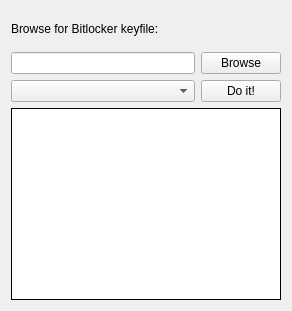
<?xml version="1.0" encoding="UTF-8"?>
<ui version="4.0">
 <class>MainWindow</class>
 <widget class="QMainWindow" name="MainWindow">
  <property name="enabled">
   <bool>true</bool>
  </property>
  <property name="geometry">
   <rect>
    <x>0</x>
    <y>0</y>
    <width>292</width>
    <height>311</height>
   </rect>
  </property>
  <property name="minimumSize">
   <size>
    <width>292</width>
    <height>311</height>
   </size>
  </property>
  <property name="maximumSize">
   <size>
    <width>292</width>
    <height>311</height>
   </size>
  </property>
  <property name="windowTitle">
   <string notr="true">Bitlocker-GUI-WinPE</string>
  </property>
  <property name="toolTip">
   <string notr="true"/>
  </property>
  <property name="statusTip">
   <string notr="true"/>
  </property>
  <property name="whatsThis">
   <string notr="true"/>
  </property>
  <property name="accessibleName">
   <string notr="true"/>
  </property>
  <property name="accessibleDescription">
   <string notr="true"/>
  </property>
  <property name="windowFilePath">
   <string notr="true"/>
  </property>
  <widget class="QWidget" name="centralWidget">
   <property name="sizePolicy">
    <sizepolicy hsizetype="Preferred" vsizetype="Maximum">
     <horstretch>0</horstretch>
     <verstretch>0</verstretch>
    </sizepolicy>
   </property>
   <layout class="QGridLayout" name="gridLayout_2">
    <item row="0" column="0" colspan="2">
     <widget class="QLabel" name="label">
      <property name="text">
       <string>Browse for Bitlocker keyfile:</string>
      </property>
     </widget>
    </item>
    <item row="1" column="0">
     <widget class="QLineEdit" name="lineEdit">
      <property name="readOnly">
       <bool>false</bool>
      </property>
      <property name="placeholderText">
       <string/>
      </property>
     </widget>
    </item>
    <item row="1" column="1">
     <widget class="QPushButton" name="pushButton">
      <property name="sizePolicy">
       <sizepolicy hsizetype="Fixed" vsizetype="Fixed">
        <horstretch>0</horstretch>
        <verstretch>0</verstretch>
       </sizepolicy>
      </property>
      <property name="text">
       <string>Browse</string>
      </property>
     </widget>
    </item>
    <item row="3" column="0">
     <widget class="QComboBox" name="comboBox"/>
    </item>
    <item row="4" column="0" colspan="2">
     <widget class="QTextBrowser" name="textBrowser">
      <property name="sizePolicy">
       <sizepolicy hsizetype="Expanding" vsizetype="Maximum">
        <horstretch>0</horstretch>
        <verstretch>0</verstretch>
       </sizepolicy>
      </property>
      <property name="autoFillBackground">
       <bool>true</bool>
      </property>
      <property name="frameShape">
       <enum>QFrame::Panel</enum>
      </property>
      <property name="frameShadow">
       <enum>QFrame::Plain</enum>
      </property>
      <property name="midLineWidth">
       <number>1</number>
      </property>
      <property name="verticalScrollBarPolicy">
       <enum>Qt::ScrollBarAsNeeded</enum>
      </property>
      <property name="autoFormatting">
       <set>QTextEdit::AutoAll</set>
      </property>
      <property name="overwriteMode">
       <bool>false</bool>
      </property>
      <property name="textInteractionFlags">
       <set>Qt::TextBrowserInteraction</set>
      </property>
     </widget>
    </item>
    <item row="3" column="1">
     <widget class="QPushButton" name="pushButton_2">
      <property name="sizePolicy">
       <sizepolicy hsizetype="Fixed" vsizetype="Fixed">
        <horstretch>0</horstretch>
        <verstretch>0</verstretch>
       </sizepolicy>
      </property>
      <property name="text">
       <string>Do it!</string>
      </property>
     </widget>
    </item>
   </layout>
  </widget>
 </widget>
 <layoutdefault spacing="6" margin="11"/>
 <resources/>
 <connections/>
</ui>
